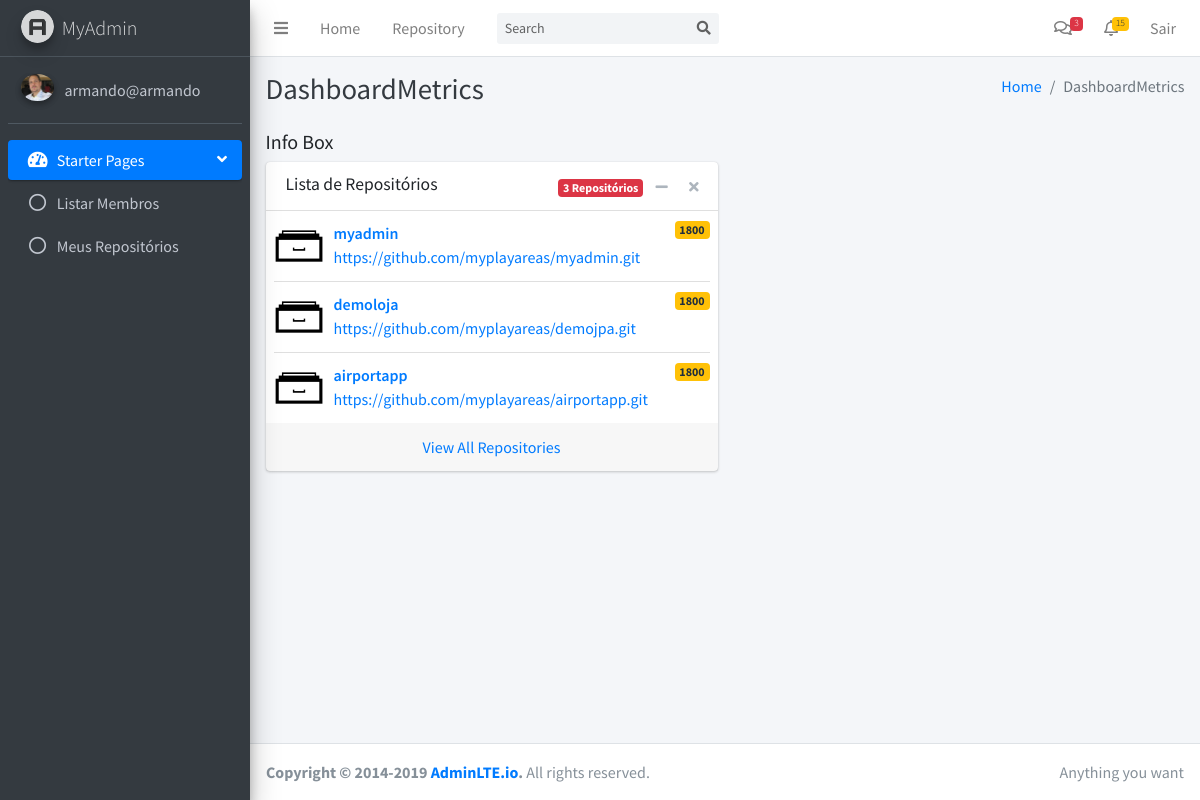
The page /metrics (signed in) on the database as committed earlier.
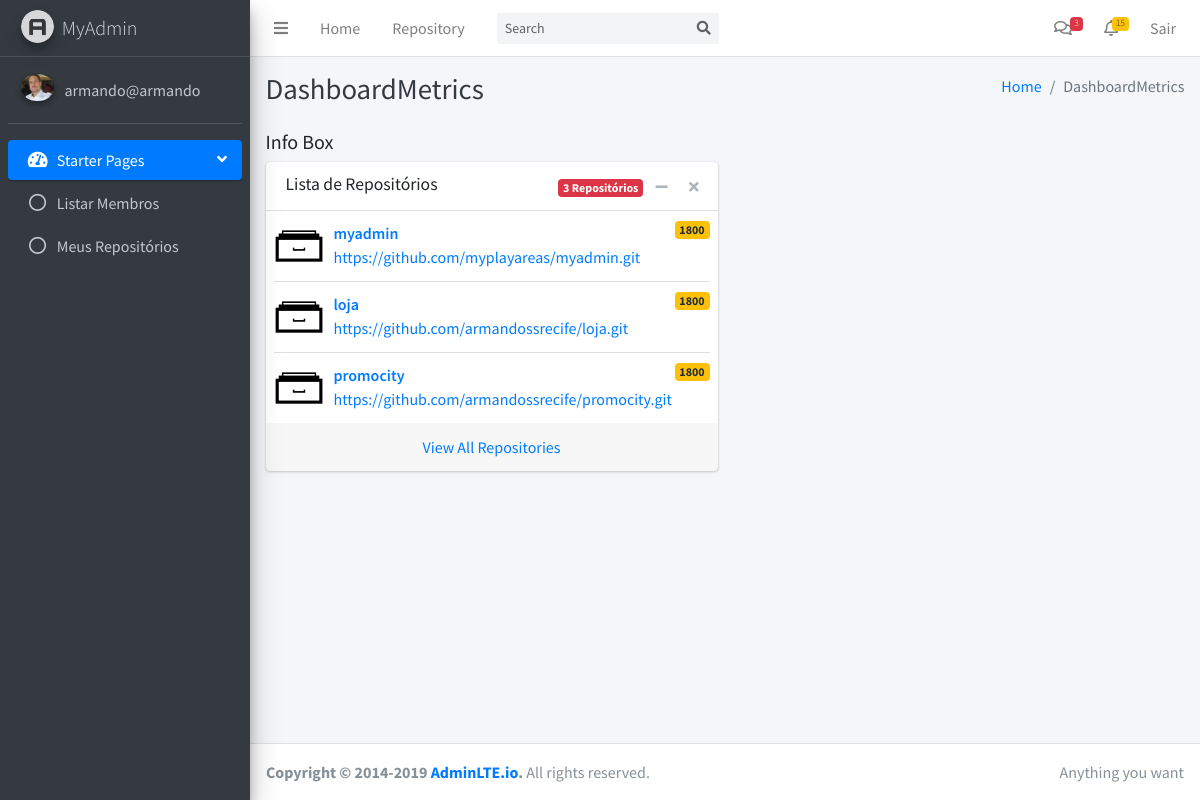
The same page on the database as committed later.
### tables this page shows
CREATE TABLE repository (
  id INTEGER PRIMARY KEY AUTOINCREMENT,
  name TEXT NOT NULL, 
  link TEXT NOT NULL,
  user_id INTEGER,
  creation_date timestamp,
  analysis_date timestamp,
  analysed INTEGER
);

### myapp/control/dashboardmetrics.py (the view)
@bp.route("/metrics")
@login_required
def index():
    repositorios = lista_repositorios_usuario(g.user['id'])
    quantidade_repositorios = len(repositorios)
    return render_template("dashboardmetrics/starter.html", usuario = g.user['username'],profilePic=g.user['image'],
        titulo="DashboardMetrics", repositorios = repositorios, quantidade_repositorios=quantidade_repositorios)

### myapp/config/db.py (called while the page is built)
def get_db():
    if 'db' not in g:
        g.db = sqlite3.connect(
            current_app.config['DATABASE'],
            detect_types=sqlite3.PARSE_DECLTYPES
        )
        g.db.row_factory = sqlite3.Row
    return g.db

### myapp/control/auth.py (called while the page is built)
def login_required(view):
    @functools.wraps(view)
    def wrapped_view(**kwargs):
        if g.user is None:
            return redirect(url_for("auth.login"))
        return view(**kwargs)
    return wrapped_view

@bp.before_app_request
def load_logged_in_user():
    user_id = session.get("user_id")
    if user_id is None:
        g.user = None
    else:
        g.user = ( get_db().execute("SELECT * FROM user WHERE id = ?", (user_id,)).fetchone() )

### myapp/control/dashboardmetrics.py (called while the page is built)
def lista_repositorios_usuario(id):
    db = get_db()
    query = "select * from repository where user_id = ?"
    repositorios = db.execute( query , (id,) ).fetchall()
    return repositorios

### myapp/templates/dashboardmetrics/starter.html
{% extends "base.html" %}
{% block conteudo %}
      <div class="container-fluid">
        <h5 class="mb-2">Info Box</h5>
        <div class="row">
          <div class="col-md-6">
            <div class="card">
              <div class="card-header">
                <h3 class="card-title">Lista de Repositórios</h3>
                <div class="card-tools">
                  <span class="badge badge-danger">{{ quantidade_repositorios }} Repositórios</span>
                  <button type="button" class="btn btn-tool" data-card-widget="collapse">
                    <i class="fas fa-minus"></i>
                  </button>
                  <button type="button" class="btn btn-tool" data-card-widget="remove">
                    <i class="fas fa-times"></i>
                  </button>
                </div>
              </div>
              <div class="card-body p-0">
                <ul class="products-list product-list-in-card pl-2 pr-2">
                {% for item in repositorios %}
                  <li class="item">
                    <div class="product-img">
                      <img src="/static/dist/img/repository.png" alt="Product Image" class="img-size-50">
                    </div>
                    <div class="product-info">
                      <a href="javascript:void(0)" class="product-title">{{ item['name'] }}
                        <span class="badge badge-warning float-right">1800</span></a>
                      <span class="product-description">
                        <a href="{{ url_for('repositorio.visualizar', id=item["id"]) }}"> {{ item['link'] }} </a>
                      </span>
                    </div>
                  </li>
                  {% endfor %}
                </ul>
              </div>
              <div class="card-footer text-center">
                <a href="{{ url_for('repositorio.listar') }}">View All Repositories</a>
              </div>
            </div>
          </div>
        </div>
      </div>
{% endblock %}

Rows that differ between the two databases and show on the page:
removed repository: name "demoloja", link "https://github.com/myplayareas/demojpa.git"
removed repository: name "airportapp", link "https://github.com/myplayareas/airportapp.git"
added repository: name "loja", link "https://github.com/armandossrecife/loja.git"
added repository: name "promocity", link "https://github.com/armandossrecife/promocity.git"
